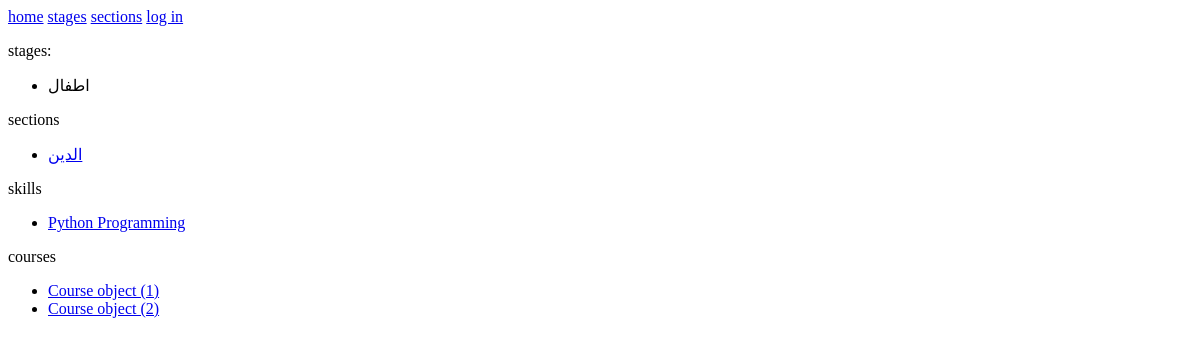
The app's page /, older data.
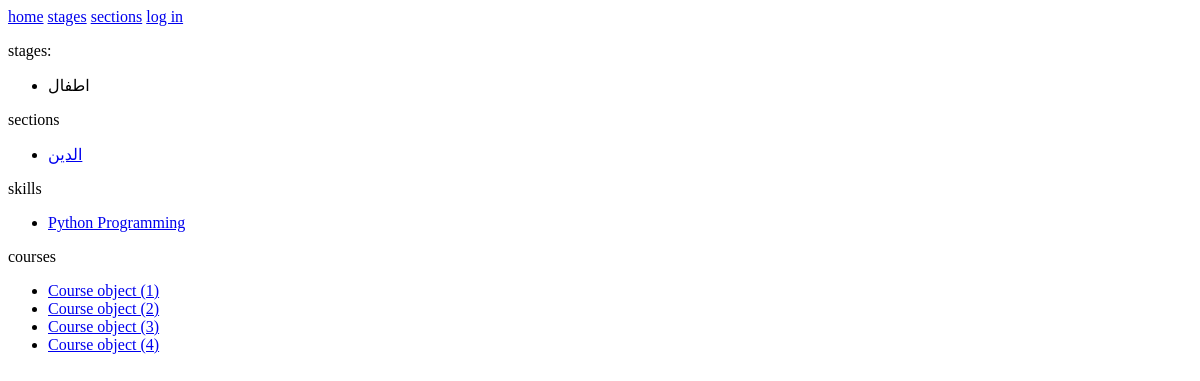
The same page, newer data.
### coursation/models.py (models this page shows, shortened)
class Stage(models.Model):
    age_start = models.PositiveSmallIntegerField(choices=age_choises())
    age_end = models.PositiveSmallIntegerField(choices=age_choises())
    name = models.CharField(max_length=20)
    def __str__(self) -> str:
        return self.name

class Section(models.Model):
    name = models.CharField(max_length=20)
    def __str__(self) -> str:
        return self.name

class Skills(models.Model):
    name = models.CharField(max_length=20)
    def __str__(self) -> str:
        return self.name

class Course(models.Model):
    name = models.CharField(max_length=20)
    start_date = models.DateField()
    units = models.CharField(max_length=2)
    stage = models.ForeignKey(to='Stage', on_delete=models.PROTECT)
    skill = models.ManyToManyField(to='Skills')
    duration = models.CharField(max_length=20)
    teacher = models.ForeignKey(to='Techer', on_delete=models.PROTECT, null=True)
    student = models.ManyToManyField(to='Student', null=True)
    about = models.TextField()
    cirtification = models.FileField(upload_to=certificate_upload_path, null=True)
    create_date = models.DateField(auto_now_add=True)
    review = models.IntegerField(default=0,choices=[(1,1),(2,2),(3,3),(4,4),(5,5)], null=True)

### coursation/views.py (the view)
# urls.py: path('', views.index, name='index'),
def index(request):
    if request.user.is_authenticated:
        try:
            if request.user.techer in Techer.objects.all():
                return render(request, 'teacher.html')
        except ObjectDoesNotExist:
            try:
                if request.user.student in Student.objects.all():
                    return render(request, 'student.html')
            except ObjectDoesNotExist:
                return render(request, 'index.html')
    else:
        stage_list = Stage.objects.all()
        sections = Section.objects.all()
        skills = Skills.objects.all()
        courses = Course.objects.all()
        return render(request, 'index.html', {
            'stage_list':stage_list,
            'sections':sections,
            'skills':skills,
            'courses':courses
        })

### coursation/templates/index.html (shortened to what this page needs)
{% extends 'layout.html' %}
{% block body %}
     {% if stage_list %}
          <p>stages:</p>
          <ul>
               {% for stage in stage_list %}
                    <li>{{stage}}</li>
               {% endfor %}
          </ul>
     {% endif %}
     {% if sections %}
          <p>sections</p>
          <ul>
               {% for section in sections %}
               <li><a href="{% url 'section_details' section.id %}">{{ section }}</a></li>
               {% endfor %}
          </ul>
     {% endif %}
     {% if skills %}
          <p>skills</p>
          <ul>
               {% for skill in skills %}
               <li><a href="#">{{ skill }}</a></li>
               {% endfor %}
          </ul>
     {% endif %}
     {% if courses %}
          <p>courses</p>
          <ul>
               {% for course in courses %}
               <li><a href="{% url 'course_detail' course.id %}">{{ course }}</a></li>
               {% endfor %}
          </ul>
     {% endif %}
{% endblock %}

### coursation/templates/layout.html (shortened to what this page needs)
<!DOCTYPE html>
<html lang="en">
<head>
</head>
<body>
    <nav>
        <a href="{% url 'index' %}">home</a>
        <a href="{% url 'stage_list' %}">stages</a>
        <a href="{% url 'section_list' %}">sections</a>
        {% if user.is_authenticated %}
            <a href="{% url 'logout' %}">log out</a>
        {% else %}
            <a href="{% url 'login' %}">log in</a>
        {% endif %}
    </nav>
    {% block body %}
    {% endblock %}
</body>
</html>

Row changes from the older to the newer data that the page shows:
added Course: id "Course object (3)"
added Course: id "Course object (4)"
